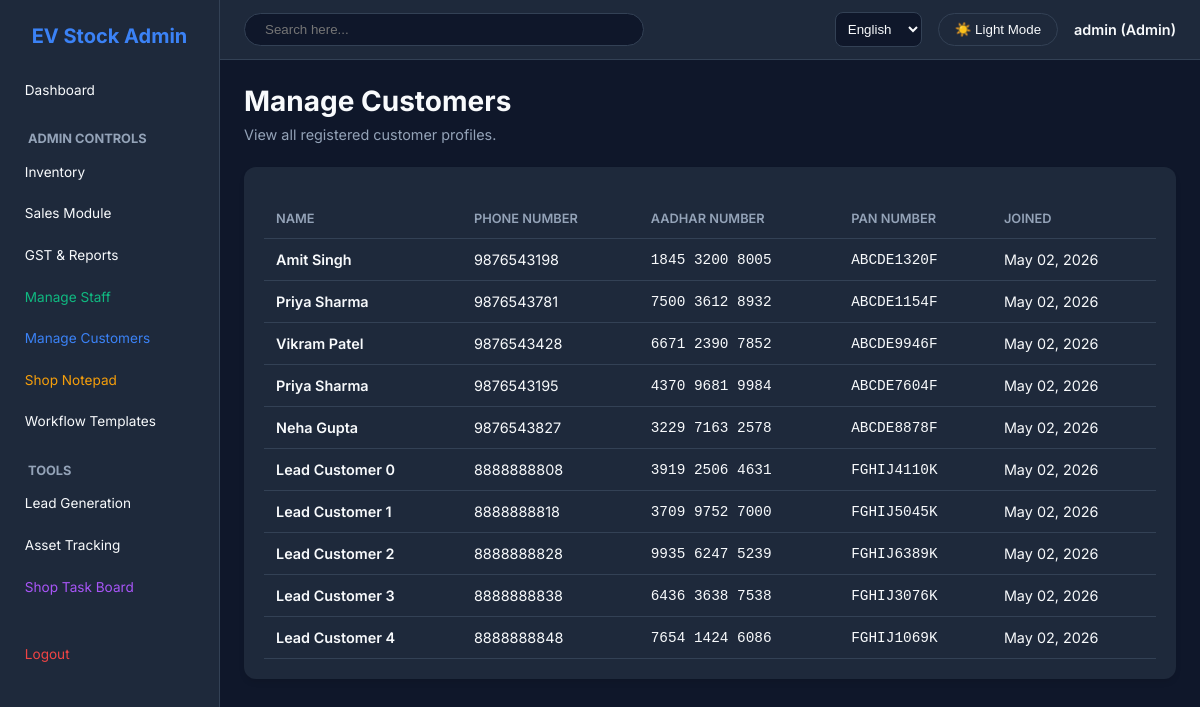
The app's page /manage-customers/ (signed in) with its own data.
### core/models.py (models this page shows, shortened)
class User(AbstractUser):
    ROLE_CHOICES = (
        ('ADMIN', 'Admin'),
        ('SALES', 'Salesperson'),
        ('CUSTOMER', 'Customer'),
    )
    role = models.CharField(max_length=10, choices=ROLE_CHOICES, default='SALES')
    phone_number = models.CharField(max_length=20, blank=True, null=True)
    aadhar_number = models.CharField(max_length=20, blank=True, null=True)
    pan_number = models.CharField(max_length=20, blank=True, null=True)
    aadhar_front_photo = models.ImageField(upload_to='customers/aadhar/', blank=True, null=True)
    aadhar_back_photo = models.ImageField(upload_to='customers/aadhar/', blank=True, null=True)
    pan_photo = models.ImageField(upload_to='customers/pan/', blank=True, null=True)
    misc = models.JSONField(default=dict, blank=True, null=True)

### core/views.py (the view)
# urls.py: path('manage-customers/', core_views.manage_customers, name='manage_customers'),
@login_required
def manage_customers(request):
    if request.user.role != 'ADMIN':
        messages.error(request, 'Access denied.')
        return redirect('dashboard')
    from django.contrib.auth import get_user_model
    User = get_user_model()
    customers = User.objects.filter(role='CUSTOMER')
    return render(request, 'core/manage_customers.html', {'customers': customers})

### templates/core/manage_customers.html (shortened to what this page needs)
{% extends 'base.html' %}
{% block content %}
<div class="header">
    <div>
        <h1>Manage Customers</h1>
        <p style="color: var(--text-muted); margin-top: 0.5rem;">View all registered customer profiles.</p>
    </div>
</div>
<div class="card">
    <table>
        <thead>
            <tr>
                <th>Name</th>
                <th>Phone Number</th>
                <th>Aadhar Number</th>
                <th>PAN Number</th>
                <th>Joined</th>
            </tr>
        </thead>
        <tbody>
            {% for customer in customers %}
            <tr>
                <td style="font-weight: 600;">{{ customer.get_full_name }}</td>
                <td>{{ customer.phone_number|default:"-" }}</td>
                <td style="font-family: monospace;">{{ customer.aadhar_number|default:"-" }}</td>
                <td style="font-family: monospace;">{{ customer.pan_number|default:"-" }}</td>
                <td>{{ customer.date_joined|date:"M d, Y" }}</td>
            </tr>
            {% empty %}
            <tr>
                <td colspan="5" style="text-align: center; padding: 2rem; color: var(--text-muted)">
                    No customer profiles exist yet. Capturing a lead or sale will automatically create one.
                </td>
            </tr>
            {% endfor %}
        </tbody>
    </table>
</div>
{% endblock %}

### templates/base.html (shortened to what this page needs)
{% load i18n %}
<!DOCTYPE html>
<html lang="en" data-theme="dark">
<head>
</head>
<body>
    {% if request.user.is_authenticated %}
    <div class="sidebar">
        <h2>EV Stock Admin</h2>
        <a href="{% url 'dashboard' %}">{% trans "Dashboard" %}</a>
        {% if request.user.role == 'ADMIN' %}
            <h4 style="margin: 1.5rem 0 0.5rem 1rem; color: var(--text-muted); font-size: 0.8rem; text-transform: uppercase;">{% trans "Admin Controls" %}</h4>
            <a href="{% url 'inventory_list' %}">{% trans "Inventory" %}</a>
            <a href="{% url 'sales_list' %}">{% trans "Sales Module" %}</a>
            <a href="{% url 'gst_report' %}">{% trans "GST & Reports" %}</a>
            <a href="{% url 'manage_staff' %}" style="color: var(--success);">{% trans "Manage Staff" %}</a>
            <a href="{% url 'manage_customers' %}" style="color: var(--primary);">{% trans "Manage Customers" %}</a>
            <a href="{% url 'notes_list' %}" style="color: #f59e0b;">{% trans "Shop Notepad" %}</a>
            <a href="{% url 'template_list' %}">{% trans "Workflow Templates" %}</a>
        {% endif %}
        <h4 style="margin: 1.5rem 0 0.5rem 1rem; color: var(--text-muted); font-size: 0.8rem; text-transform: uppercase;">{% trans "Tools" %}</h4>
        <a href="{% url 'leads_list' %}">{% trans "Lead Generation" %}</a>
        <a href="{% url 'search_asset' %}">{% trans "Asset Tracking" %}</a>
        <a href="{% url 'board_view' %}" style="color: #a855f7;">{% trans "Shop Task Board" %}</a>
        <div style="margin-top: 2rem">
            <a href="{% url 'logout' %}" style="color: var(--danger)">{% trans "Logout" %}</a>
        </div>
    </div>
    {% endif %}
    <div class="main-content">
        <div class="top-navbar">
            <form action="{% url 'global_search' %}" method="get" style="flex: 1; display: flex; max-width: 400px; margin-right: auto;">
                <input type="text" name="q" placeholder="Search here..." required style="width: 100%; padding: 0.5rem 1.25rem; border-radius: 20px; border: 1px solid var(--border-color); background: var(--bg-color); color: var(--text-color);">
            </form>
            <form action="{% url 'set_language' %}" method="post">{% csrf_token %}
                <select name="language" onchange="this.form.submit()" class="language-dropdown">
                    {% get_current_language as LANGUAGE_CODE %}
                    {% get_available_languages as LANGUAGES %}
                    {% for lang in LANGUAGES %}
                        <option value="{{ lang.0 }}" {% if lang.0 == LANGUAGE_CODE %}selected{% endif %}>
                            {{ lang.1 }}
                        </option>
                    {% endfor %}
                </select>
            </form>
            <button class="theme-toggle" id="theme-btn">🌙 Dark Mode</button>
            <span style="font-weight: 600;">{{ request.user.username }} ({{ request.user.get_role_display }})</span>
        </div>
        <div class="content-area">
            {% block content %}{% endblock %}
        </div>
    </div>
</body>
</html>

### templates/base.html (style rules this page uses)
:root { --bg-color: #f1f5f9; --card-bg: #ffffff; --text-color: #0f172a; --text-muted: #64748b; --primary: #3b82f6; --primary-hover: #2563eb; --success: #10b981; --danger: #ef4444; --border-color: #e2e8f0; --radius: 12px; }
[data-theme="dark"] { --bg-color: #0f172a; --card-bg: #1e293b; --text-color: #f8fafc; --text-muted: #94a3b8; --border-color: #334155; }
* { box-sizing: border-box; margin: 0; padding: 0; }
body { font-family: 'Inter', sans-serif; font-size: 0.9rem; background-color: var(--bg-color); color: var(--text-color); display: flex; min-height: 100vh; transition: background-color 0.3s, color 0.3s; }
.sidebar { width: 220px; background: var(--card-bg); padding: 1.5rem 0.75rem; border-right: 1px solid var(--border-color); transition: background-color 0.3s, border-color 0.3s; }
.sidebar h2 { margin-bottom: 1.5rem; color: var(--primary); font-weight: 700; text-align: center; font-size: 1.25rem; }
.sidebar a { display: block; color: var(--text-color); text-decoration: none; padding: 0.6rem 0.8rem; border-radius: var(--radius); margin-bottom: 0.4rem; transition: background 0.2s; font-size: 0.85rem; }
.main-content { flex: 1; display: flex; flex-direction: column; overflow-y: auto; }
.top-navbar { padding: 0.75rem 1.5rem; display: flex; justify-content: flex-end; align-items: center; gap: 1rem; border-bottom: 1px solid var(--border-color); background: var(--card-bg); }
.content-area { padding: 1.5rem; }
.card { background: var(--card-bg); border-radius: var(--radius); padding: 1.25rem; box-shadow: 0 4px 6px -1px rgb(0 0 0 / 0.1); margin-bottom: 1.25rem; }
.header { display: flex; justify-content: space-between; align-items: center; margin-bottom: 1.5rem; }
.header h1 { font-size: 1.75rem; }
table { width: 100%; border-collapse: collapse; margin-top: 0.75rem; }
th, td { padding: 0.75rem; text-align: left; border-bottom: 1px solid var(--border-color); }
th { color: var(--text-muted); font-weight: 600; text-transform: uppercase; font-size: 0.8rem; }
input, select, textarea { background: var(--bg-color); color: var(--text-color); border: 1px solid var(--border-color); }
.theme-toggle { background: transparent; border: 1px solid var(--border-color); color: var(--text-color); padding: 0.5rem 1rem; border-radius: 20px; cursor: pointer; }
.language-dropdown { background: var(--bg-color); color: var(--text-color); border: 1px solid var(--border-color); padding: 0.5rem; border-radius: 8px; }

### records on screen
User: user.username "admin", user.role "Admin"
User: get_full_name "Amit Singh", phone_number "9876543198", aadhar_number "1845 3200 8005", pan_number "ABCDE1320F", date_joined "May 02, 2026"
User: get_full_name "Priya Sharma", phone_number "9876543781", aadhar_number "7500 3612 8932", pan_number "ABCDE1154F", date_joined "May 02, 2026"
User: get_full_name "Vikram Patel", phone_number "9876543428", aadhar_number "6671 2390 7852", pan_number "ABCDE9946F", date_joined "May 02, 2026"
User: get_full_name "Priya Sharma", phone_number "9876543195", aadhar_number "4370 9681 9984", pan_number "ABCDE7604F", date_joined "May 02, 2026"
User: get_full_name "Neha Gupta", phone_number "9876543827", aadhar_number "3229 7163 2578", pan_number "ABCDE8878F", date_joined "May 02, 2026"
User: get_full_name "Lead Customer 0", phone_number "8888888808", aadhar_number "3919 2506 4631", pan_number "FGHIJ4110K", date_joined "May 02, 2026"
User: get_full_name "Lead Customer 1", phone_number "8888888818", aadhar_number "3709 9752 7000", pan_number "FGHIJ5045K", date_joined "May 02, 2026"
User: get_full_name "Lead Customer 2", phone_number "8888888828", aadhar_number "9935 6247 5239", pan_number "FGHIJ6389K", date_joined "May 02, 2026"
User: get_full_name "Lead Customer 3", phone_number "8888888838", aadhar_number "6436 3638 7538", pan_number "FGHIJ3076K", date_joined "May 02, 2026"
User: get_full_name "Lead Customer 4", phone_number "8888888848", aadhar_number "7654 1424 6086", pan_number "FGHIJ1069K", date_joined "May 02, 2026"

### other values on screen
form field language "English"
